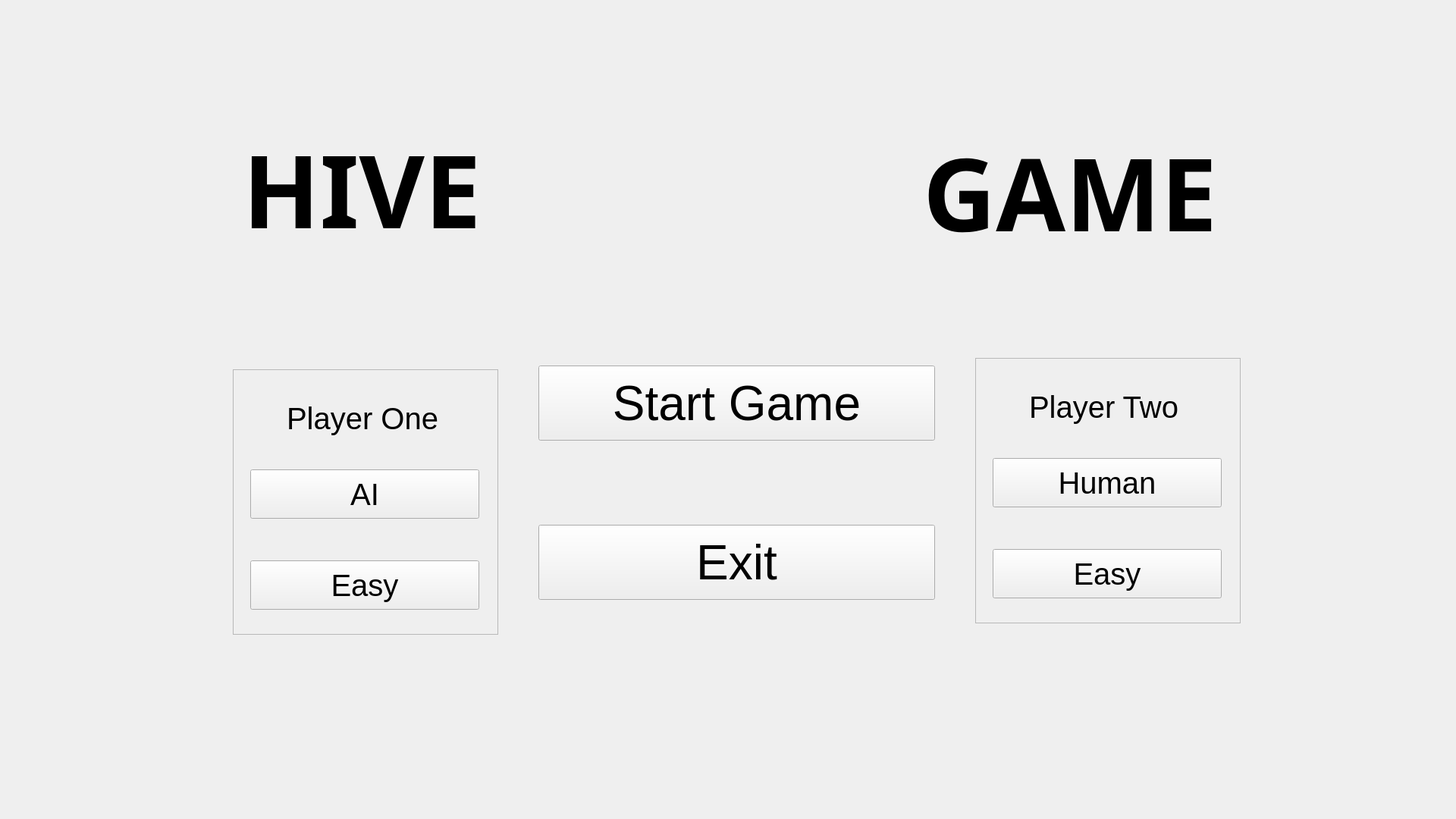
<?xml version="1.0" encoding="UTF-8"?>
<ui version="4.0">
 <class>MainWindow</class>
 <widget class="QMainWindow" name="MainWindow">
  <property name="geometry">
   <rect>
    <x>0</x>
    <y>0</y>
    <width>1920</width>
    <height>1080</height>
   </rect>
  </property>
  <property name="windowTitle">
   <string>MainWindow</string>
  </property>
  <property name="styleSheet">
   <string notr="true"/>
  </property>
  <widget class="QWidget" name="centralwidget">
   <widget class="QLabel" name="hive_label">
    <property name="geometry">
     <rect>
      <x>320</x>
      <y>150</y>
      <width>381</width>
      <height>198</height>
     </rect>
    </property>
    <property name="font">
     <font>
      <family>Purisa</family>
      <pointsize>100</pointsize>
      <weight>75</weight>
      <bold>true</bold>
     </font>
    </property>
    <property name="text">
     <string>HIVE</string>
    </property>
   </widget>
   <widget class="QLabel" name="hive_photo">
    <property name="geometry">
     <rect>
      <x>808</x>
      <y>98</y>
      <width>300</width>
      <height>300</height>
     </rect>
    </property>
    <property name="text">
     <string/>
    </property>
    <property name="pixmap">
     <pixmap>../Images/hive_photo.png</pixmap>
    </property>
   </widget>
   <widget class="QLabel" name="game_label">
    <property name="geometry">
     <rect>
      <x>1217</x>
      <y>154</y>
      <width>481</width>
      <height>198</height>
     </rect>
    </property>
    <property name="font">
     <font>
      <family>Purisa</family>
      <pointsize>100</pointsize>
      <weight>75</weight>
      <bold>true</bold>
     </font>
    </property>
    <property name="text">
     <string>GAME</string>
    </property>
   </widget>
   <widget class="QPushButton" name="start_game_button">
    <property name="geometry">
     <rect>
      <x>710</x>
      <y>482</y>
      <width>523</width>
      <height>99</height>
     </rect>
    </property>
    <property name="font">
     <font>
      <pointsize>48</pointsize>
     </font>
    </property>
    <property name="text">
     <string>Start Game</string>
    </property>
   </widget>
   <widget class="QPushButton" name="exit_button">
    <property name="geometry">
     <rect>
      <x>710</x>
      <y>692</y>
      <width>523</width>
      <height>99</height>
     </rect>
    </property>
    <property name="font">
     <font>
      <pointsize>48</pointsize>
     </font>
    </property>
    <property name="text">
     <string>Exit</string>
    </property>
   </widget>
   <widget class="QFrame" name="player_one_frame">
    <property name="geometry">
     <rect>
      <x>307</x>
      <y>487</y>
      <width>350</width>
      <height>350</height>
     </rect>
    </property>
    <property name="frameShape">
     <enum>QFrame::StyledPanel</enum>
    </property>
    <property name="frameShadow">
     <enum>QFrame::Raised</enum>
    </property>
    <widget class="QPushButton" name="player_one_type_button">
     <property name="geometry">
      <rect>
       <x>23</x>
       <y>132</y>
       <width>302</width>
       <height>65</height>
      </rect>
     </property>
     <property name="font">
      <font>
       <pointsize>30</pointsize>
      </font>
     </property>
     <property name="text">
      <string>AI</string>
     </property>
    </widget>
    <widget class="QLabel" name="player_one_label">
     <property name="geometry">
      <rect>
       <x>71</x>
       <y>38</y>
       <width>221</width>
       <height>54</height>
      </rect>
     </property>
     <property name="font">
      <font>
       <pointsize>30</pointsize>
      </font>
     </property>
     <property name="text">
      <string>Player One</string>
     </property>
    </widget>
    <widget class="QPushButton" name="player_one_diff_button">
     <property name="geometry">
      <rect>
       <x>23</x>
       <y>252</y>
       <width>302</width>
       <height>65</height>
      </rect>
     </property>
     <property name="font">
      <font>
       <pointsize>30</pointsize>
      </font>
     </property>
     <property name="text">
      <string>Easy</string>
     </property>
    </widget>
   </widget>
   <widget class="QFrame" name="player_two_frame">
    <property name="geometry">
     <rect>
      <x>1286</x>
      <y>472</y>
      <width>350</width>
      <height>350</height>
     </rect>
    </property>
    <property name="frameShape">
     <enum>QFrame::StyledPanel</enum>
    </property>
    <property name="frameShadow">
     <enum>QFrame::Raised</enum>
    </property>
    <widget class="QPushButton" name="player_two_type_button">
     <property name="geometry">
      <rect>
       <x>23</x>
       <y>132</y>
       <width>302</width>
       <height>65</height>
      </rect>
     </property>
     <property name="font">
      <font>
       <pointsize>30</pointsize>
      </font>
     </property>
     <property name="text">
      <string>Human</string>
     </property>
    </widget>
    <widget class="QLabel" name="player_two_label">
     <property name="geometry">
      <rect>
       <x>71</x>
       <y>38</y>
       <width>221</width>
       <height>54</height>
      </rect>
     </property>
     <property name="font">
      <font>
       <pointsize>30</pointsize>
      </font>
     </property>
     <property name="text">
      <string>Player Two</string>
     </property>
    </widget>
    <widget class="QPushButton" name="player_two_diff_button">
     <property name="geometry">
      <rect>
       <x>23</x>
       <y>252</y>
       <width>302</width>
       <height>65</height>
      </rect>
     </property>
     <property name="font">
      <font>
       <pointsize>30</pointsize>
      </font>
     </property>
     <property name="text">
      <string>Easy</string>
     </property>
    </widget>
   </widget>
  </widget>
 </widget>
 <resources/>
 <connections/>
</ui>
